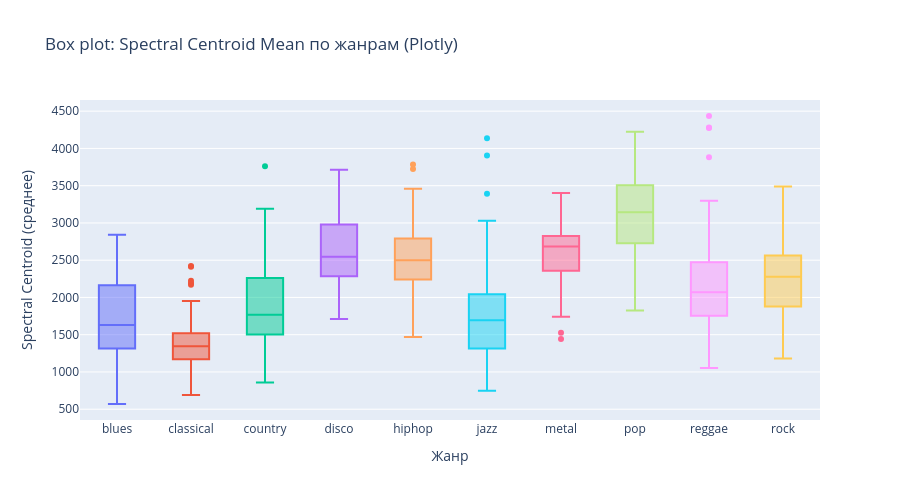

Notebook code cell kept with this figure:
### Markdown cell above
### 6.3. Интерактивный Box plot

### Code cell
fig = px.box(
    df, x='label', y='spectral_centroid_mean',
    color='label',
    title='Box plot: Spectral Centroid Mean по жанрам (Plotly)',
    labels={'label': 'Жанр', 'spectral_centroid_mean': 'Spectral Centroid (среднее)'},
    points='outliers'
)
fig.update_layout(width=900, height=500, showlegend=False)
fig.show()

### Figure 1 — Plotly figure (JSON) as saved in the notebook; plotly's stock layout.template omitted (floating-point values rounded to 4 significant figures)
{"data": [{"alignmentgroup": "True", "boxpoints": "outliers", "hovertemplate": "Жанр=%{x}<br>Spectral Centroid (среднее)=%{y}<extra></extra>", "legendgroup": "blues", "marker": {"color": "#636efa"}, "name": "blues", "notched": false, "offsetgroup": "blues", "orientation": "v", "showlegend": true, "type": "box", "x": ["blues", "blues", "blues", "blues", "blues", "blues", "blues", "blues", "blues", "blues", "blues", "blues", "blues", "blues", "blues", "blues", "blues", "blues", "blues", "blues", "blues", "blues", "blues", "blues", "blues", "blues", "blues", "blues", "blues", "blues", "blues", "blues", "blues", "blues", "blues", "blues", "blues", "blues", "blues", "blues", "blues", "blues", "blues", "blues", "blues", "blues", "blues", "blues", "blues", "blues", "blues", "blues", "blues", "blues", "blues", "blues", "blues", "blues", "blues", "blues", "blues", "blues", "blues", "blues", "blues", "blues", "blues", "blues", "blues", "blues", "blues", "blues", "blues", "blues", "blues", "blues", "blues", "blues", "blues", "blues", "blues", "blues", "blues", "blues", "blues", "blues", "blues", "blues", "blues", "blues", "blues", "blues", "blues", "blues", "blues", "blues", "blues", "blues", "blues", "blues"], "x0": " ", "xaxis": "x", "y": [1784.0, 1530.0, 1553.0, 1070.0, 1835.0, 1832.0, 1459.0, 1452.0, 1719.0, 1817.0, 1410.0, 1353.0, 1361.0, 1324.0, 1172.0, 1420.0, 1455.0, 1089.0, 1538.0, 1195.0, 1390.0, 1047.0, 1156.0, 1210.0, 1120.0, 1109.0, 1198.0, 1392.0, 1116.0, 1649.0, 1379.0, 1331.0, 1309.0, 1430.0, 1537.0, 1507.0, 1247.0, 1188.0, 1514.0, 1151.0, 2272.0, 2390.0, 2302.0, 2156.0, 2279.0, 1739.0, 1913.0, 2013.0, 2148.0, 1318.0, 1946.0, 1977.0, 1444.0, 2171.0, 2031.0, 2032.0, 1812.0, 1887.0, 2068.0, 2236.0, 1946.0, 2504.0, 2280.0, 2840.0, 2553.0, 2816.0, 2341.0, 2258.0, 2513.0, 2371.0, 2159.0, 2429.0, 2595.0, 2095.0, 2515.0, 2224.0, 2646.0, 2207.0, 2334.0, 2443.0, 1827.0, 2117.0, 2142.0, 2315.0, 2061.0, 1312.0, 1246.0, 1442.0, 1007.0, 798.5, 1613.0, 991.4, 918.6, 570.0, 1239.0, 1389.0, 1132.0, 1236.0, 2310.0, 1538.0], "y0": " ", "yaxis": "y"}, {"alignmentgroup": "True", "boxpoints": "outliers", "hovertemplate": "Жанр=%{x}<br>Spectral Centroid (среднее)=%{y}<extra></extra>", "legendgroup": "classical", "marker": {"color": "#EF553B"}, "name": "classical", "notched": false, "offsetgroup": "classical", "orientation": "v", "showlegend": true, "type": "box", "x": ["classical", "classical", "classical", "classical", "classical", "classical", "classical", "classical", "classical", "classical", "classical", "classical", "classical", "classical", "classical", "classical", "classical", "classical", "classical", "classical", "classical", "classical", "classical", "classical", "classical", "classical", "classical", "classical", "classical", "classical", "classical", "classical", "classical", "classical", "classical", "classical", "classical", "classical", "classical", "classical", "classical", "classical", "classical", "classical", "classical", "classical", "classical", "classical", "classical", "classical", "classical", "classical", "classical", "classical", "classical", "classical", "classical", "classical", "classical", "classical", "classical", "classical", "classical", "classical", "classical", "classical", "classical", "classical", "classical", "classical", "classical", "classical", "classical", "classical", "classical", "classical", "classical", "classical", "classical", "classical", "classical", "classical", "classical", "classical", "classical", "classical", "classical", "classical", "classical", "classical", "classical", "classical", "classical", "classical", "classical", "classical", "classical", "classical", "classical", "classical"], "x0": " ", "xaxis": "x", "y": [1505.0, 1361.0, 1490.0, 1527.0, 1706.0, 1431.0, 1373.0, 1359.0, 1517.0, 1216.0, 1497.0, 950.3, 1180.0, 1388.0, 1279.0, 1371.0, 1055.0, 1359.0, 1158.0, 1185.0, 1218.0, 1371.0, 1211.0, 983.7, 1253.0, 1184.0, 1279.0, 901.7, 1314.0, 1559.0, 1243.0, 822.2, 792.9, 1128.0, 1369.0, 1016.0, 1282.0, 1534.0, 1279.0, 1634.0, 1397.0, 1329.0, 1326.0, 1063.0, 1181.0, 1176.0, 1878.0, 1174.0, 1514.0, 2225.0, 1170.0, 1528.0, 2412.0, 1462.0, 1702.0, 1079.0, 1681.0, 1751.0, 1138.0, 1551.0, 1804.0, 1322.0, 1475.0, 690.2, 1118.0, 828.8, 795.0, 1118.0, 1560.0, 1349.0, 1356.0, 1397.0, 1285.0, 1212.0, 1360.0, 1171.0, 1341.0, 811.6, 715.4, 789.4, 971.8, 1214.0, 1415.0, 852.8, 1002.0, 1526.0, 1356.0, 877.0, 1304.0, 2423.0, 2172.0, 2193.0, 1808.0, 1624.0, 1423.0, 1801.0, 1934.0, 1494.0, 1952.0, 1525.0], "y0": " ", "yaxis": "y"}, {"alignmentgroup": "True", "boxpoints": "outliers", "hovertemplate": "Жанр=%{x}<br>Spectral Centroid (среднее)=%{y}<extra></extra>", "legendgroup": "country", "marker": {"color": "#00cc96"}, "name": "country", "notched": false, "offsetgroup": "country", "orientation": "v", "showlegend": true, "type": "box", "x": ["country", "country", "country", "country", "country", "country", "country", "country", "country", "country", "country", "country", "country", "country", "country", "country", "country", "country", "country", "country", "country", "country", "country", "country", "country", "country", "country", "country", "country", "country", "country", "country", "country", "country", "country", "country", "country", "country", "country", "country", "country", "country", "country", "country", "country", "country", "country", "country", "country", "country", "country", "country", "country", "country", "country", "country", "country", "country", "country", "country", "country", "country", "country", "country", "country", "country", "country", "country", "country", "country", "country", "country", "country", "country", "country", "country", "country", "country", "country", "country", "country", "country", "country", "country", "country", "country", "country", "country", "country", "country", "country", "country", "country", "country", "country", "country", "country", "country", "country", "country"], "x0": " ", "xaxis": "x", "y": [2798.0, 2938.0, 2309.0, 2174.0, 2966.0, 2926.0, 2808.0, 2899.0, 2506.0, 3191.0, 1861.0, 2839.0, 1667.0, 2812.0, 2953.0, 1959.0, 1426.0, 1470.0, 2069.0, 1139.0, 2407.0, 1044.0, 1719.0, 1495.0, 1739.0, 1565.0, 1269.0, 2012.0, 1474.0, 1214.0, 1241.0, 2053.0, 1823.0, 2457.0, 2614.0, 2322.0, 1828.0, 2069.0, 2860.0, 3760.0, 2450.0, 2634.0, 2388.0, 2530.0, 1730.0, 2777.0, 2109.0, 1784.0, 1940.0, 1600.0, 1780.0, 1553.0, 1115.0, 2272.0, 1654.0, 1881.0, 1468.0, 1742.0, 1797.0, 1535.0, 1374.0, 1398.0, 2166.0, 1615.0, 1512.0, 894.2, 1702.0, 857.6, 1131.0, 1328.0, 1935.0, 1261.0, 1711.0, 1549.0, 1534.0, 2187.0, 1321.0, 1513.0, 1145.0, 963.5, 2049.0, 2102.0, 2253.0, 1436.0, 1965.0, 1596.0, 1879.0, 1591.0, 1623.0, 1322.0, 1927.0, 1563.0, 2335.0, 1538.0, 1475.0, 1558.0, 1754.0, 1561.0, 1425.0, 2157.0], "y0": " ", "yaxis": "y"}, {"alignmentgroup": "True", "boxpoints": "outliers", "hovertemplate": "Жанр=%{x}<br>Spectral Centroid (среднее)=%{y}<extra></extra>", "legendgroup": "disco", "marker": {"color": "#ab63fa"}, "name": "disco", "notched": false, "offsetgroup": "disco", "orientation": "v", "showlegend": true, "type": "box", "x": ["disco", "disco", "disco", "disco", "disco", "disco", "disco", "disco", "disco", "disco", "disco", "disco", "disco", "disco", "disco", "disco", "disco", "disco", "disco", "disco", "disco", "disco", "disco", "disco", "disco", "disco", "disco", "disco", "disco", "disco", "disco", "disco", "disco", "disco", "disco", "disco", "disco", "disco", "disco", "disco", "disco", "disco", "disco", "disco", "disco", "disco", "disco", "disco", "disco", "disco", "disco", "disco", "disco", "disco", "disco", "disco", "disco", "disco", "disco", "disco", "disco", "disco", "disco", "disco", "disco", "disco", "disco", "disco", "disco", "disco", "disco", "disco", "disco", "disco", "disco", "disco", "disco", "disco", "disco", "disco", "disco", "disco", "disco", "disco", "disco", "disco", "disco", "disco", "disco", "disco", "disco", "disco", "disco", "disco", "disco", "disco", "disco", "disco", "disco", "disco"], "x0": " ", "xaxis": "x", "y": [2298.0, 3293.0, 3592.0, 3046.0, 3328.0, 2723.0, 2848.0, 3099.0, 2802.0, 3017.0, 2877.0, 3133.0, 2737.0, 3391.0, 3087.0, 2362.0, 2520.0, 2564.0, 3043.0, 2118.0, 2117.0, 3249.0, 3708.0, 3168.0, 2625.0, 2410.0, 3043.0, 2908.0, 3715.0, 3075.0, 3168.0, 3257.0, 2447.0, 2450.0, 3654.0, 3623.0, 3348.0, 3637.0, 3353.0, 2328.0, 2606.0, 1776.0, 2404.0, 2875.0, 2330.0, 2248.0, 2260.0, 1711.0, 2617.0, 2397.0, 2376.0, 2651.0, 2591.0, 3078.0, 2565.0, 2108.0, 1755.0, 1938.0, 2218.0, 2280.0, 1974.0, 2549.0, 2387.0, 2584.0, 2145.0, 1887.0, 2492.0, 2542.0, 2956.0, 1931.0, 2449.0, 2809.0, 2903.0, 2847.0, 2649.0, 2690.0, 2251.0, 2309.0, 2219.0, 2292.0, 2144.0, 2293.0, 2577.0, 1959.0, 2455.0, 3004.0, 1868.0, 2140.0, 2239.0, 2129.0, 2574.0, 2038.0, 2457.0, 2461.0, 2207.0, 2487.0, 2481.0, 2826.0, 2418.0, 2418.0], "y0": " ", "yaxis": "y"}, {"alignmentgroup": "True", "boxpoints": "outliers", "hovertemplate": "Жанр=%{x}<br>Spectral Centroid (среднее)=%{y}<extra></extra>", "legendgroup": "hiphop", "marker": {"color": "#FFA15A"}, "name": "hiphop", "notched": false, "offsetgroup": "hiphop", "orientation": "v", "showlegend": true, "type": "box", "x": ["hiphop", "hiphop", "hiphop", "hiphop", "hiphop", "hiphop", "hiphop", "hiphop", "hiphop", "hiphop", "hiphop", "hiphop", "hiphop", "hiphop", "hiphop", "hiphop", "hiphop", "hiphop", "hiphop", "hiphop", "hiphop", "hiphop", "hiphop", "hiphop", "hiphop", "hiphop", "hiphop", "hiphop", "hiphop", "hiphop", "hiphop", "hiphop", "hiphop", "hiphop", "hiphop", "hiphop", "hiphop", "hiphop", "hiphop", "hiphop", "hiphop", "hiphop", "hiphop", "hiphop", "hiphop", "hiphop", "hiphop", "hiphop", "hiphop", "hiphop", "hiphop", "hiphop", "hiphop", "hiphop", "hiphop", "hiphop", "hiphop", "hiphop", "hiphop", "hiphop", "hiphop", "hiphop", "hiphop", "hiphop", "hiphop", "hiphop", "hiphop", "hiphop", "hiphop", "hiphop", "hiphop", "hiphop", "hiphop", "hiphop", "hiphop", "hiphop", "hiphop", "hiphop", "hiphop", "hiphop", "hiphop", "hiphop", "hiphop", "hiphop", "hiphop", "hiphop", "hiphop", "hiphop", "hiphop", "hiphop", "hiphop", "hiphop", "hiphop", "hiphop", "hiphop", "hiphop", "hiphop", "hiphop", "hiphop", "hiphop"], "x0": " ", "xaxis": "x", "y": [2668.0, 2809.0, 1490.0, 2493.0, 2372.0, 2709.0, 2858.0, 2047.0, 3071.0, 2200.0, 2284.0, 2095.0, 1977.0, 1799.0, 2436.0, 2397.0, 2432.0, 2145.0, 2677.0, 2470.0, 2678.0, 2406.0, 2026.0, 2240.0, 2518.0, 2305.0, 3460.0, 2640.0, 2774.0, 3127.0, 3725.0, 3085.0, 2146.0, 2988.0, 3192.0, 2827.0, 2967.0, 3785.0, 2209.0, 2693.0, 2457.0, 2703.0, 2897.0, 1846.0, 2507.0, 2693.0, 2307.0, 3236.0, 2345.0, 3085.0, 1683.0, 2500.0, 2596.0, 3079.0, 3258.0, 1735.0, 2356.0, 1811.0, 2678.0, 1949.0, 1717.0, 1811.0, 2449.0, 2671.0, 2430.0, 2447.0, 2245.0, 3054.0, 2545.0, 3297.0, 2501.0, 3185.0, 1822.0, 2567.0, 2775.0, 3141.0, 2328.0, 2988.0, 2328.0, 3212.0, 3378.0, 1470.0, 2291.0, 2368.0, 2044.0, 2608.0, 2083.0, 2473.0, 2695.0, 2670.0, 2273.0, 2629.0, 2330.0, 3185.0, 1930.0, 2736.0, 1753.0, 2582.0, 2539.0, 1963.0], "y0": " ", "yaxis": "y"}, {"alignmentgroup": "True", "boxpoints": "outliers", "hovertemplate": "Жанр=%{x}<br>Spectral Centroid (среднее)=%{y}<extra></extra>", "legendgroup": "jazz", "marker": {"color": "#19d3f3"}, "name": "jazz", "notched": false, "offsetgroup": "jazz", "orientation": "v", "showlegend": true, "type": "box", "x": ["jazz", "jazz", "jazz", "jazz", "jazz", "jazz", "jazz", "jazz", "jazz", "jazz", "jazz", "jazz", "jazz", "jazz", "jazz", "jazz", "jazz", "jazz", "jazz", "jazz", "jazz", "jazz", "jazz", "jazz", "jazz", "jazz", "jazz", "jazz", "jazz", "jazz", "jazz", "jazz", "jazz", "jazz", "jazz", "jazz", "jazz", "jazz", "jazz", "jazz", "jazz", "jazz", "jazz", "jazz", "jazz", "jazz", "jazz", "jazz", "jazz", "jazz", "jazz", "jazz", "jazz", "jazz", "jazz", "jazz", "jazz", "jazz", "jazz", "jazz", "jazz", "jazz", "jazz", "jazz", "jazz", "jazz", "jazz", "jazz", "jazz", "jazz", "jazz", "jazz", "jazz", "jazz", "jazz", "jazz", "jazz", "jazz", "jazz", "jazz", "jazz", "jazz", "jazz", "jazz", "jazz", "jazz", "jazz", "jazz", "jazz", "jazz", "jazz", "jazz", "jazz", "jazz", "jazz", "jazz", "jazz", "jazz", "jazz", "jazz"], "x0": " ", "xaxis": "x", "y": [1504.0, 1267.0, 1065.0, 813.1, 1039.0, 1268.0, 1219.0, 1170.0, 1305.0, 749.4, 829.5, 1826.0, 1651.0, 1790.0, 1172.0, 1782.0, 1466.0, 1934.0, 1993.0, 1353.0, 1171.0, 2915.0, 1452.0, 1989.0, 2034.0, 1698.0, 1367.0, 1769.0, 1854.0, 2235.0, 1688.0, 1753.0, 1522.0, 1169.0, 1759.0, 844.1, 1482.0, 1276.0, 1555.0, 1311.0, 1317.0, 1617.0, 1344.0, 1761.0, 1005.0, 937.4, 1295.0, 1982.0, 1748.0, 2050.0, 2486.0, 1193.0, 2290.0, 1805.0, 1670.0, 871.4, 2976.0, 1379.0, 1545.0, 1391.0, 1427.0, 2455.0, 1725.0, 2481.0, 1575.0, 1337.0, 1579.0, 1354.0, 1382.0, 2011.0, 1116.0, 970.9, 1336.0, 2968.0, 2415.0, 2902.0, 1733.0, 2778.0, 2503.0, 2634.0, 3029.0, 3027.0, 3905.0, 3393.0, 2875.0, 2861.0, 4136.0, 1846.0, 2428.0, 1787.0, 1875.0, 2959.0, 2215.0, 2153.0, 1077.0, 1855.0, 1874.0, 1176.0, 1886.0, 1492.0], "y0": " ", "yaxis": "y"}, {"alignmentgroup": "True", "boxpoints": "outliers", "hovertemplate": "Жанр=%{x}<br>Spectral Centroid (среднее)=%{y}<extra></extra>", "legendgroup": "metal", "marker": {"color": "#FF6692"}, "name": "metal", "notched": false, "offsetgroup": "metal", "orientation": "v", "showlegend": true, "type": "box", "x": ["metal", "metal", "metal", "metal", "metal", "metal", "metal", "metal", "metal", "metal", "metal", "metal", "metal", "metal", "metal", "metal", "metal", "metal", "metal", "metal", "metal", "metal", "metal", "metal", "metal", "metal", "metal", "metal", "metal", "metal", "metal", "metal", "metal", "metal", "metal", "metal", "metal", "metal", "metal", "metal", "metal", "metal", "metal", "metal", "metal", "metal", "metal", "metal", "metal", "metal", "metal", "metal", "metal", "metal", "metal", "metal", "metal", "metal", "metal", "metal", "metal", "metal", "metal", "metal", "metal", "metal", "metal", "metal", "metal", "metal", "metal", "metal", "metal", "metal", "metal", "metal", "metal", "metal", "metal", "metal", "metal", "metal", "metal", "metal", "metal", "metal", "metal", "metal", "metal", "metal", "metal", "metal", "metal", "metal", "metal", "metal", "metal", "metal", "metal", "metal"], "x0": " ", "xaxis": "x", "y": [3274.0, 2923.0, 2199.0, 2752.0, 3403.0, 2464.0, 3237.0, 2939.0, 2966.0, 2251.0, 3049.0, 2700.0, 2803.0, 3048.0, 2877.0, 2987.0, 2743.0, 2657.0, 2292.0, 2699.0, 2658.0, 3047.0, 2219.0, 2575.0, 2411.0, 2385.0, 2871.0, 2398.0, 2789.0, 2955.0, 1525.0, 2567.0, 2503.0, 2030.0, 2707.0, 2837.0, 2686.0, 2292.0, 2691.0, 2098.0, 2711.0, 2269.0, 2464.0, 2683.0, 2760.0, 2390.0, 2795.0, 2908.0, 2889.0, 2980.0, 2987.0, 3401.0, 2717.0, 2907.0, 3114.0, 3108.0, 3011.0, 2719.0, 2459.0, 2442.0, 2315.0, 2711.0, 2269.0, 2464.0, 2683.0, 2760.0, 2390.0, 2254.0, 2302.0, 1741.0, 2743.0, 2808.0, 2340.0, 2642.0, 2725.0, 2068.0, 2792.0, 2741.0, 2815.0, 2711.0, 2848.0, 2138.0, 2378.0, 2341.0, 2522.0, 2647.0, 2630.0, 3339.0, 1988.0, 1443.0, 2141.0, 2323.0, 2090.0, 2645.0, 2707.0, 2446.0, 2494.0, 1984.0, 2241.0, 2376.0], "y0": " ", "yaxis": "y"}, {"alignmentgroup": "True", "boxpoints": "outliers", "hovertemplate": "Жанр=%{x}<br>Spectral Centroid (среднее)=%{y}<extra></extra>", "legendgroup": "pop", "marker": {"color": "#B6E880"}, "name": "pop", "notched": false, "offsetgroup": "pop", "orientation": "v", "showlegend": true, "type": "box", "x": ["pop", "pop", "pop", "pop", "pop", "pop", "pop", "pop", "pop", "pop", "pop", "pop", "pop", "pop", "pop", "pop", "pop", "pop", "pop", "pop", "pop", "pop", "pop", "pop", "pop", "pop", "pop", "pop", "pop", "pop", "pop", "pop", "pop", "pop", "pop", "pop", "pop", "pop", "pop", "pop", "pop", "pop", "pop", "pop", "pop", "pop", "pop", "pop", "pop", "pop", "pop", "pop", "pop", "pop", "pop", "pop", "pop", "pop", "pop", "pop", "pop", "pop", "pop", "pop", "pop", "pop", "pop", "pop", "pop", "pop", "pop", "pop", "pop", "pop", "pop", "pop", "pop", "pop", "pop", "pop", "pop", "pop", "pop", "pop", "pop", "pop", "pop", "pop", "pop", "pop", "pop", "pop", "pop", "pop", "pop", "pop", "pop", "pop", "pop", "pop"], "x0": " ", "xaxis": "x", "y": [3422.0, 3702.0, 3214.0, 1837.0, 2753.0, 2290.0, 2125.0, 1968.0, 2885.0, 3279.0, 1900.0, 2200.0, 2679.0, 2150.0, 1998.0, 3208.0, 3489.0, 2789.0, 3434.0, 3131.0, 3486.0, 3502.0, 3207.0, 3759.0, 3301.0, 2928.0, 2525.0, 2682.0, 2946.0, 2988.0, 3071.0, 3111.0, 4226.0, 2835.0, 3141.0, 3194.0, 2944.0, 3238.0, 3268.0, 3935.0, 1962.0, 2053.0, 3001.0, 2703.0, 3146.0, 2843.0, 2838.0, 3152.0, 4053.0, 1988.0, 3047.0, 4158.0, 3663.0, 2639.0, 3498.0, 3941.0, 3682.0, 3673.0, 2939.0, 3729.0, 3498.0, 2950.0, 2468.0, 1826.0, 3648.0, 2519.0, 2845.0, 3889.0, 3263.0, 2327.0, 3142.0, 3889.0, 2568.0, 3670.0, 3420.0, 3645.0, 3543.0, 4037.0, 3123.0, 1995.0, 3151.0, 2246.0, 3169.0, 2489.0, 3263.0, 2516.0, 3594.0, 3588.0, 3510.0, 3400.0, 3604.0, 3695.0, 3270.0, 3259.0, 2807.0, 3048.0, 3127.0, 3509.0, 3633.0, 2765.0], "y0": " ", "yaxis": "y"}, {"alignmentgroup": "True", "boxpoints": "outliers", "hovertemplate": "Жанр=%{x}<br>Spectral Centroid (среднее)=%{y}<extra></extra>", "legendgroup": "reggae", "marker": {"color": "#FF97FF"}, "name": "reggae", "notched": false, "offsetgroup": "reggae", "orientation": "v", "showlegend": true, "type": "box", "x": ["reggae", "reggae", "reggae", "reggae", "reggae", "reggae", "reggae", "reggae", "reggae", "reggae", "reggae", "reggae", "reggae", "reggae", "reggae", "reggae", "reggae", "reggae", "reggae", "reggae", "reggae", "reggae", "reggae", "reggae", "reggae", "reggae", "reggae", "reggae", "reggae", "reggae", "reggae", "reggae", "reggae", "reggae", "reggae", "reggae", "reggae", "reggae", "reggae", "reggae", "reggae", "reggae", "reggae", "reggae", "reggae", "reggae", "reggae", "reggae", "reggae", "reggae", "reggae", "reggae", "reggae", "reggae", "reggae", "reggae", "reggae", "reggae", "reggae", "reggae", "reggae", "reggae", "reggae", "reggae", "reggae", "reggae", "reggae", "reggae", "reggae", "reggae", "reggae", "reggae", "reggae", "reggae", "reggae", "reggae", "reggae", "reggae", "reggae", "reggae", "reggae", "reggae", "reggae", "reggae", "reggae", "reggae", "reggae", "reggae", "reggae", "reggae", "reggae", "reggae", "reggae", "reggae", "reggae", "reggae", "reggae", "reggae", "reggae", "reggae"], "x0": " ", "xaxis": "x", "y": [2133.0, 1639.0, 1797.0, 1923.0, 2010.0, 1798.0, 1418.0, 1754.0, 1691.0, 1610.0, 2149.0, 1995.0, 2300.0, 1609.0, 1716.0, 1923.0, 2119.0, 1804.0, 1908.0, 1754.0, 1638.0, 2007.0, 2059.0, 2355.0, 1811.0, 1709.0, 1841.0, 2086.0, 1641.0, 1585.0, 1814.0, 1580.0, 1511.0, 1616.0, 1291.0, 1699.0, 1811.0, 1710.0, 1701.0, 1312.0, 2032.0, 1930.0, 2480.0, 1485.0, 2455.0, 4282.0, 2322.0, 2478.0, 2673.0, 2322.0, 2955.0, 4274.0, 3289.0, 2004.0, 2543.0, 2525.0, 2174.0, 2169.0, 2631.0, 2671.0, 2395.0, 3124.0, 2112.0, 1911.0, 3094.0, 2081.0, 1629.0, 1728.0, 2104.0, 2460.0, 2288.0, 3110.0, 3090.0, 2152.0, 2148.0, 2481.0, 2456.0, 1778.0, 2317.0, 3002.0, 2539.0, 2567.0, 2567.0, 1366.0, 1788.0, 1797.0, 4435.0, 3297.0, 3881.0, 1052.0, 2868.0, 2314.0, 2171.0, 2109.0, 2022.0, 2617.0, 1630.0, 2007.0, 2026.0, 2467.0], "y0": " ", "yaxis": "y"}, {"alignmentgroup": "True", "boxpoints": "outliers", "hovertemplate": "Жанр=%{x}<br>Spectral Centroid (среднее)=%{y}<extra></extra>", "legendgroup": "rock", "marker": {"color": "#FECB52"}, "name": "rock", "notched": false, "offsetgroup": "rock", "orientation": "v", "showlegend": true, "type": "box", "x": ["rock", "rock", "rock", "rock", "rock", "rock", "rock", "rock", "rock", "rock", "rock", "rock", "rock", "rock", "rock", "rock", "rock", "rock", "rock", "rock", "rock", "rock", "rock", "rock", "rock", "rock", "rock", "rock", "rock", "rock", "rock", "rock", "rock", "rock", "rock", "rock", "rock", "rock", "rock", "rock", "rock", "rock", "rock", "rock", "rock", "rock", "rock", "rock", "rock", "rock", "rock", "rock", "rock", "rock", "rock", "rock", "rock", "rock", "rock", "rock", "rock", "rock", "rock", "rock", "rock", "rock", "rock", "rock", "rock", "rock", "rock", "rock", "rock", "rock", "rock", "rock", "rock", "rock", "rock", "rock", "rock", "rock", "rock", "rock", "rock", "rock", "rock", "rock", "rock", "rock", "rock", "rock", "rock", "rock", "rock", "rock", "rock", "rock", "rock", "rock"], "x0": " ", "xaxis": "x", "y": [1996.0, 1529.0, 1875.0, 1421.0, 1346.0, 1542.0, 1676.0, 1282.0, 1717.0, 1181.0, 1858.0, 1538.0, 1864.0, 1598.0, 1937.0, 2336.0, 2459.0, 2312.0, 2209.0, 2321.0, 2188.0, 2158.0, 2342.0, 2295.0, 2320.0, 2510.0, 2263.0, 2669.0, 2047.0, 2445.0, 2944.0, 2639.0, 2345.0, 1674.0, 2788.0, 1867.0, 2850.0, 2627.0, 2795.0, 2559.0, 3010.0, 2807.0, 2795.0, 2739.0, 1651.0, 1561.0, 2429.0, 2998.0, 1646.0, 2078.0, 1721.0, 3031.0, 2187.0, 3362.0, 2632.0, 1712.0, 3303.0, 3489.0, 2438.0, 2424.0, 2797.0, 2071.0, 2947.0, 1711.0, 2181.0, 2294.0, 2209.0, 2414.0, 2467.0, 2568.0, 2512.0, 2025.0, 1933.0, 2224.0, 2140.0, 2302.0, 1660.0, 2188.0, 1879.0, 2148.0, 2606.0, 2554.0, 2976.0, 2116.0, 2581.0, 2256.0, 2521.0, 2334.0, 2591.0, 1610.0, 2496.0, 2474.0, 2471.0, 1940.0, 2629.0, 2008.0, 2007.0, 2078.0, 1399.0, 1610.0], "y0": " ", "yaxis": "y"}], "layout": {"boxmode": "overlay", "height": 500, "legend": {"title": {"text": "Жанр"}, "tracegroupgap": 0}, "showlegend": false, "title": {"text": "Box plot: Spectral Centroid Mean по жанрам (Plotly)"}, "width": 900, "xaxis": {"anchor": "y", "categoryarray": ["blues", "classical", "country", "disco", "hiphop", "jazz", "metal", "pop", "reggae", "rock"], "categoryorder": "array", "domain": [0.0, 1.0], "title": {"text": "Жанр"}}, "yaxis": {"anchor": "x", "domain": [0.0, 1.0], "title": {"text": "Spectral Centroid (среднее)"}}}}
